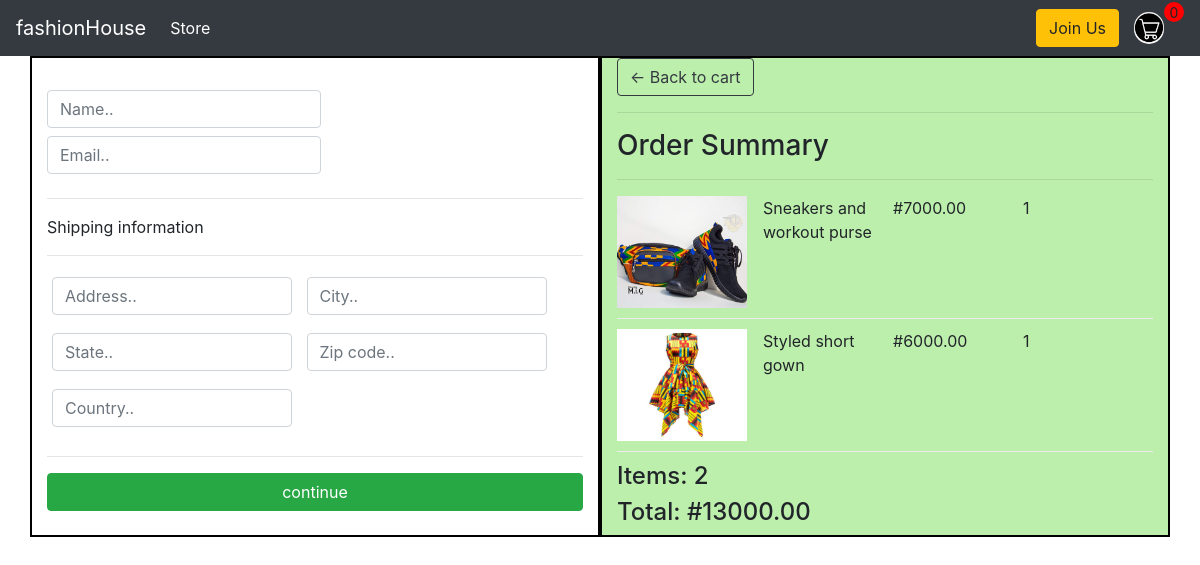
The app's page /view/ (signed in) with its own data.
### product/models.py (models this page shows, shortened)
class Order_item(models.Model):
    product = models.ForeignKey(Product, on_delete=models.SET_NULL, null=True, blank=True)
    order = models.ForeignKey(Order, on_delete=models.SET_NULL, null=True, blank=True)
    date_added = models.DateTimeField(auto_now_add=True)
    quantity = models.IntegerField(default=0, null=True, blank=True)
    @property
    def get_total(self):
        total = self.product.price * self.quantity
        return total

class Product(models.Model):
    mainImage = models.ImageField(null=True, blank=True)
    name = models.CharField(max_length=300)
    digital = models.BooleanField(default=False, null=True, blank=False)
    price = models.FloatField()
    @property
    def imageURL(self):
        try:
            url = self.mainImage.url
        except:
            url = ''
        return url

class Order(models.Model):
    customer = models.ForeignKey(Customer, on_delete=models.SET_NULL, null=True, blank=True)
    transaction_id = models.CharField(max_length=200, null=True)
    complete = models.BooleanField(default=False, null=True, blank=False)
    date_ordered = models.DateTimeField(auto_now_add=True)
    @property
    def get_cart_total(self):
        orderItem = self.order_item_set.all()
        total = sum([item.get_total for item in orderItem])
        return total
    @property
    def get_cart_items(self):
        orderItem = self.order_item_set.all()
        total = sum([item.quantity for item in orderItem])
        return total

### product/views.py (the view)
# urls.py: path('view/', views.view, name='view'),
def view(request):
    if request.user.is_authenticated:
        customer = request.user.customer
        order, created = Order.objects.get_or_create(customer=customer, complete=False)
        items = order.order_item_set.all()
    else:
        items = []
        order = {'get_cart_items': 0, 'get_cart_total': 0}
    context = {'items': items, 'order': order}
    return render(request, 'product/view.html', context)

### product/templates/product/view.html (shortened to what this page needs)
<!DOCTYPE html>
<html lang="en">
<head>
    {% extends 'product/main.html' %}
    {% load static %}
    {% block content %}
        <div class="row">
            <div class="col-lg-6">
                <div class="box-element" id="form-wrapper">
                    <form class="form" style="margin-top: 2rem">
                        <div class="user-info">
                            <label>
                                <input required class="form-control" type="text" name="name" placeholder="Name..">
                            </label>
                            <label>
                                <input required class="form-control" type="email" name="email" placeholder="Email..">
                            </label>
                        </div>
                        <div class="shipping-info">
                            <hr />
                            <p>Shipping information</p>
                            <hr />
                            <div class="form-field"  style="width: 250px;padding: 5px;display: inline-block;">
                                <label>
                                    <input class="form-control" type="text" name="address" placeholder="Address..">
                                </label>
                            </div>
                            <div class="form-field" style="width: 250px;padding: 5px;display: inline-block;">
                                <label>
                                    <input class="form-control" type="text" name="city" placeholder="City..">
                                </label>
                            </div>
                            <div class="form-field"  style="width: 250px;padding: 5px;display: inline-block;">
                                <label>
                                    <input class="form-control" type="text" name="state" placeholder="State..">
                                </label>
                            </div>
                            <div class="form-field"  style="width: 250px;padding: 5px;display: inline-block;">
                                <label>
                                    <input class="form-control" type="text" name="zip-code" placeholder="Zip code..">
                                </label>
                            </div>
                            <div class="form-field"  style="width: 250px;padding: 5px;display: inline-block;">
                                <label>
                                    <input class="form-control" type="text" name="country" placeholder="Country..">
                                </label>
                            </div>
                        </div>
                        <hr />
                        <input type="submit" value="continue" class="btn btn-success btn-block" id="form-button">
                    </form>
                </div>
                <br>
            </div>
            <div class="col-lg-6" style="background-color: #bdefac; ">
                <div class="box-element">
                    <a class="btn btn-outline-dark" href="{% url 'cart' %}">&#x2190; Back to cart</a>
                    <hr />
                    <h3>Order Summary</h3>
                    <hr />
                    {% for item in items %}
                    <div class="cart-row">
                        <img style="flex: 2; width: 2rem; height: 7rem" class="row-image"  src ="{{ item.product.imageURL }}" alt="">
                        <div style="flex: 2; margin-left: 1rem"> <p>{{ item.product.name}}</p></div>
                        <div style="flex: 2"> <p>#{{ item.product.price|floatformat:2}}</p></div>
                        <div style="flex: 2"> <p>{{ item.quantity}}</p></div>
                    </div>
                    {% endfor %}
                    <h4>Items: {{order.get_cart_items }}</h4>
                    <h4>Total:    #{{order.get_cart_total|floatformat:2 }}</h4>
                </div>
            </div>
        </div>
    {% endblock content %}

### product/static/css/main.css (style rules this page uses)
body { background-color: white; }
.cart-row { margin-bottom: 10px; padding-bottom: 10px; display: flex; align-items: flex-start; border-bottom: 1px solid #ececec; }
.col-lg-6 { border: 2px solid black; }

### records on screen
Order_item: product.imageURL (picture), product.name "Sneakers and workout purse", product.price "7000.00", quantity "1"
Order_item: product.imageURL (picture), product.name "Styled short gown", product.price "6000.00", quantity "1"
Order: get_cart_items "2", get_cart_total "13000.00"
